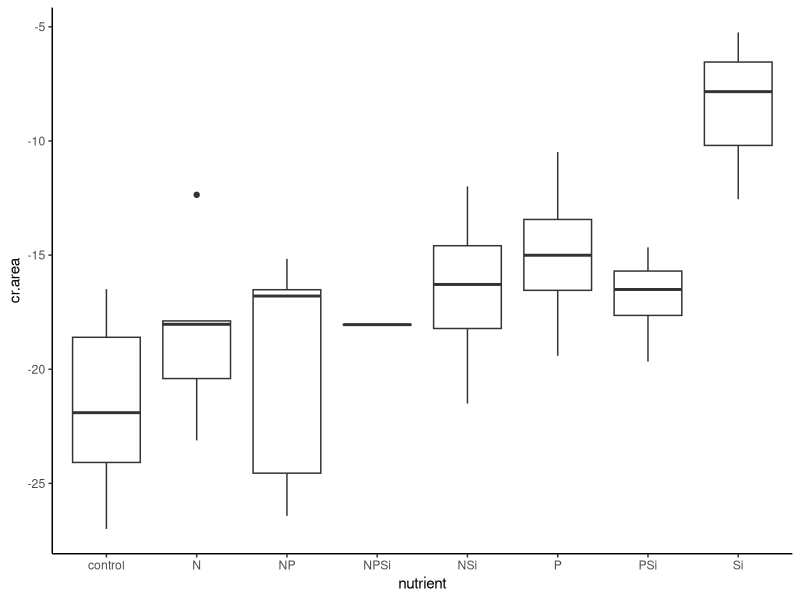
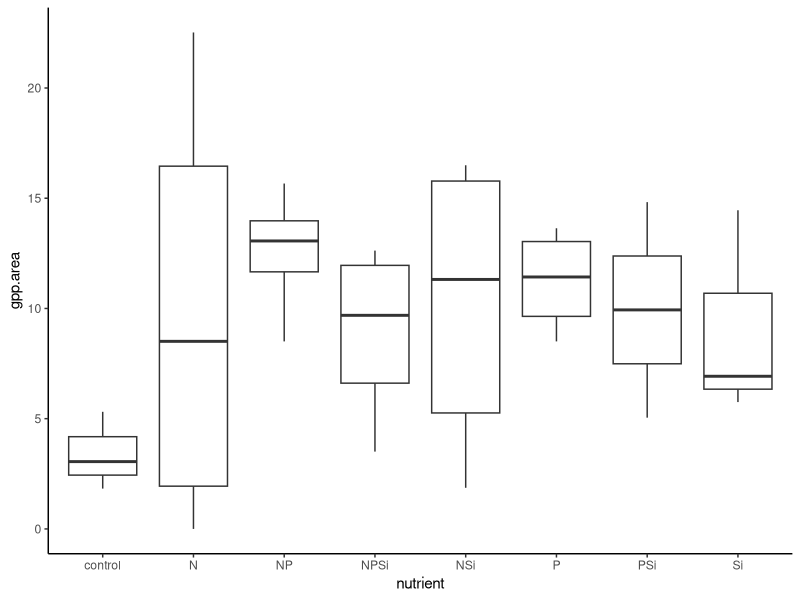
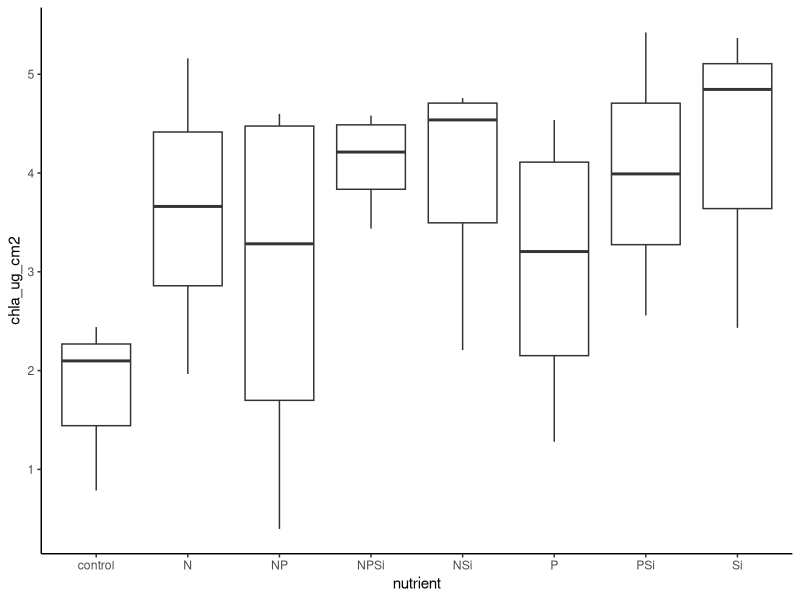
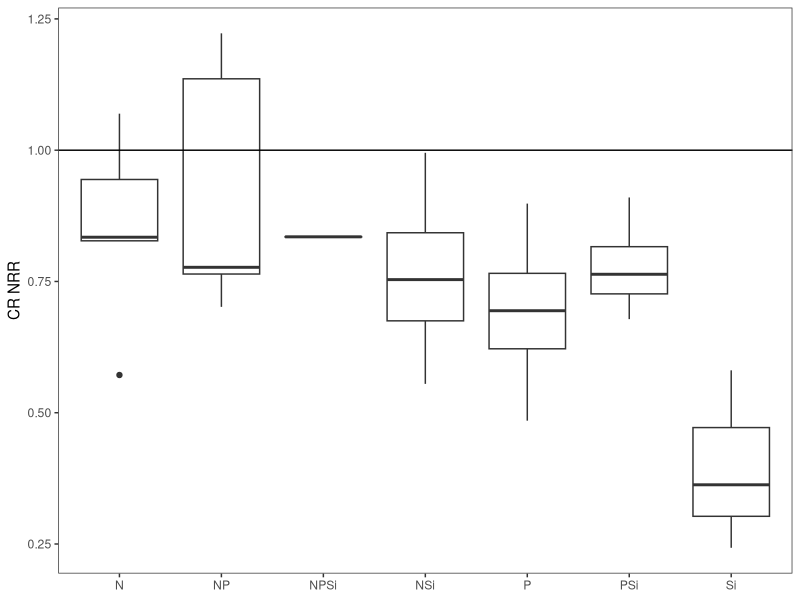
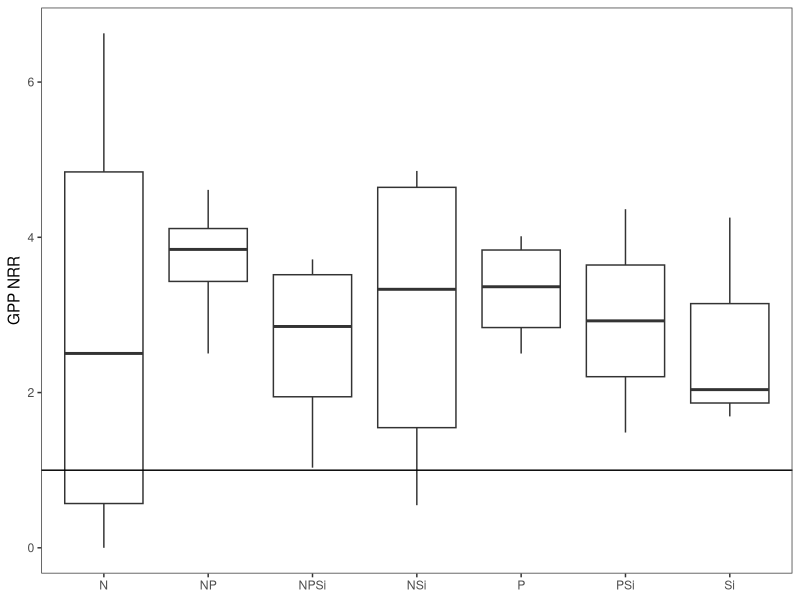
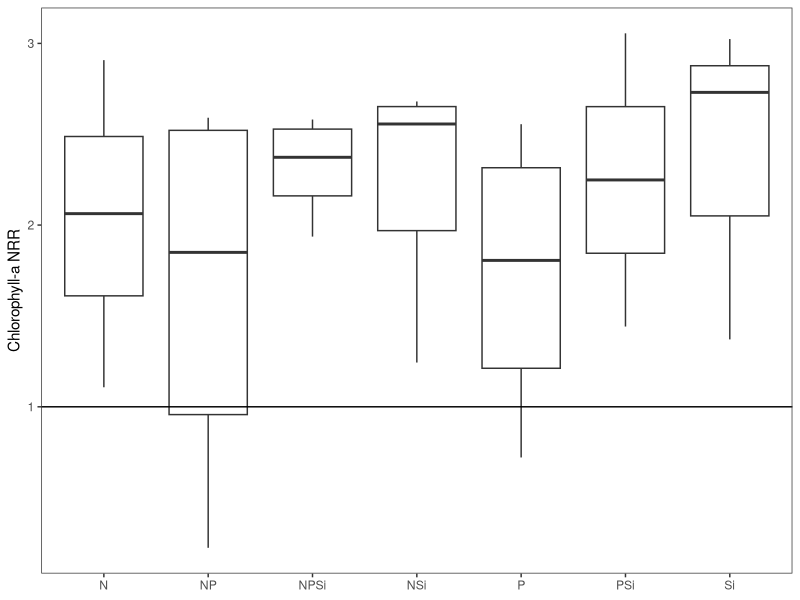
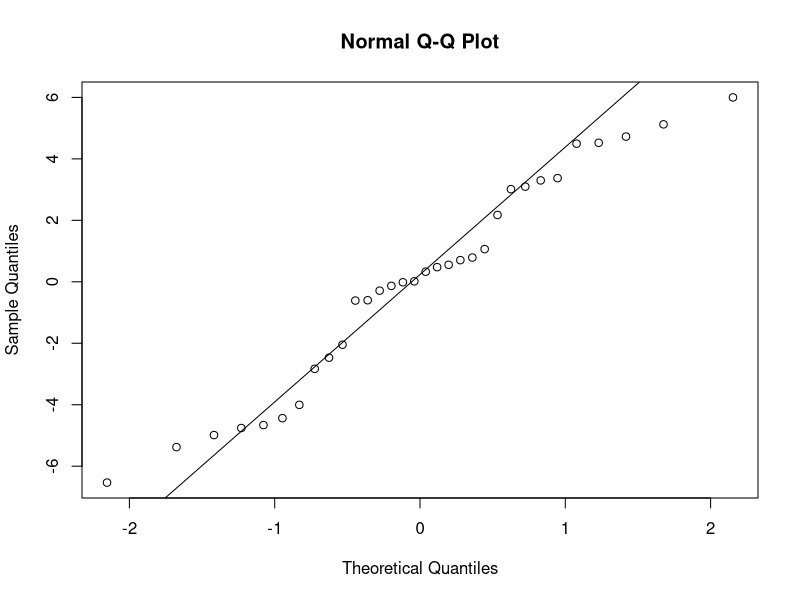
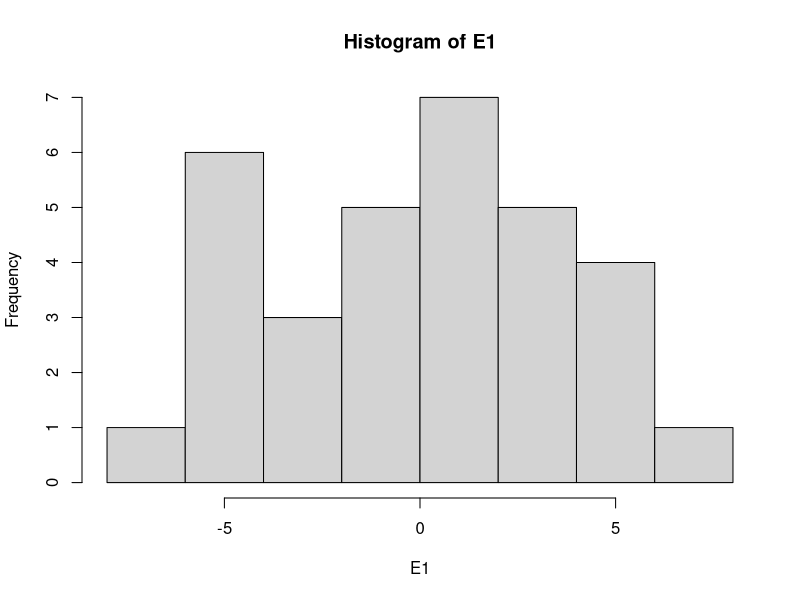

Reproduce these figures in R, in order. (Note: this script raises an error after producing the figures.)
#Author:  Clay Arango
#Creation date: 10-Feb-19
#Script to analyze NDS data from Summer 2018 WSB work with S. Roley and A. Alexiades

#packages
install.packages("nlme")
install.packages("nortest")
install.packages("plyr")
install.packages("dplyr")
install.packages("multcomp")
install.packages("MASS")
install.packages("ggplot2")
library(nlme)
library(nortest)
library(plyr)
library(dplyr)
library(multcomp)
library(MASS)
library(ggplot2)

#Load data
cen_lan_summer <- read.table(file="cen_lan_summer.csv", header=T, sep=",")

#set variable
d = cen_lan_summer

#evaluate data to make sure factors are correct
names(d)

unique(d$nutrient) #control, N, NP, NPSi, NSi, P, PSi, Si
unique(d$N) #should be 0 and 1
unique(d$P) #should be 0 and 1
unique(d$Si) #should be 0 and 1
unique(d$top) #should be "sponge" and "glass"
#if need to change, use recode function below. 
d$top<-recode(d$top, "cellulose" ="sponge")
str(d)

#convert N and P vand Si alues (0 or 1 for absence or presence) to factors
d$N<-as.factor(d$N)
d$P<-as.factor(d$P)
d$Si<-as.factor(d$Si)
str(d)

#subset data into gpp and cr response
d.cr = subset(d, top=="sponge", data=d)
d.gpp = subset(d, top=="glass", data=d)

#check for outliers and check data entry before calculating CR-NRR
ggplot(d.cr, aes(x=nutrient, y=cr.area)) + geom_boxplot() + theme_classic()
#N group is very spread out

#calculate nrr for cr
x<-ddply(d.cr, "nutrient", summarise, ave_cr = mean(cr.area, na.rm=T)) 
x
d.cr$cr.nrr = d.cr$cr.area/-21.614009 #divide by control ave_cr

#check for outliers and check data entry before calculating GPP- and chla-NRR
ggplot(d.gpp, aes(x=nutrient, y=gpp.area)) + geom_boxplot() + theme_classic()
#no outliers
ggplot(d.gpp, aes(x=nutrient, y=chla_ug_cm2)) + geom_boxplot() + theme_classic()
#no outliers

#calculate nrr for gpp and chla
x<- ddply(d.gpp, "nutrient", summarise, ave_gpp = mean(gpp.area, na.rm=T), ave_chla = mean(chla_ug_cm2, na.rm=T)) 
x
d.gpp$gpp.nrr = d.gpp$gpp.area/3.398031 #divide by control ave_gpp
d.gpp$chla.nrr = d.gpp$chla_ug_cm2/1.775078 #divide by control ave_chla
#use to exclude outliers
#x1<- ddply(subset(d.gpp, !(nds.id=="F6")), "nutrient", summarise, ave_chla = mean(chla_ug_cm2, na.rm=T)) 
#x1
#d.gpp$chla.nrr_1<-d.gpp$chla_ug_cm2/2.700340

#combine into one file and export
d.cr$chla.nrr<-NA
#d.cr$chla.nrr_1<-NA#for excluded outliers
d.cr$gpp.nrr<-NA
d.gpp$cr.nrr<-NA
d.nrr<-rbind(d.cr, d.gpp)
d.nrr$site.date<-"cen_lan_summer"
write.table(d.nrr, "cen_lan_summer_nrr.csv",  sep=",", quote=F, row.names =F)

###############
#plots of NRR
##############
ggplot(data=subset(d.cr, !(nutrient=="control")), aes(x=nutrient, y=cr.nrr))+geom_boxplot()+theme_bw()+
  ylab("CR NRR")+geom_abline(slope = 0, intercept = 1)+
  theme(axis.title.x=element_blank(), panel.grid.minor=element_blank(), panel.grid.major=element_blank())
#no limitation

ggplot(data=subset(d.gpp, !(nutrient=="control")), aes(x=nutrient, y=gpp.nrr))+geom_boxplot()+theme_bw()+
  ylab("GPP NRR")+geom_abline(slope = 0, intercept = 1)+
  theme(axis.title.x=element_blank(), panel.grid.minor=element_blank(), panel.grid.major=element_blank())
#possible N+P colimitation and Si limitation

ggplot(data=subset(d.gpp, !(nutrient=="control")), aes(x=nutrient, y=chla.nrr))+geom_boxplot()+theme_bw()+
  ylab("Chlorophyll-a NRR")+geom_abline(slope = 0, intercept = 1)+ 
  theme(axis.title.x=element_blank(), panel.grid.minor=element_blank(), panel.grid.major=element_blank())
#N+si limitation

##########
#NRR Summary Files
#########

GPP_sum<-ddply(d.gpp, "nutrient", summarise, ave_nrr.gpp=mean(gpp.nrr, na.rm=T), sd_nrr.gpp=sd(gpp.nrr, na.rm=T), 
               se_nrr.gpp =(sd(gpp.nrr)/sqrt(sum(!is.na(gpp.nrr)))), 
               ci95_nrr.gpp = (1.96*(sd(gpp.nrr)/sqrt(sum(!is.na(gpp.nrr))))),
               ave_nrr.chla=mean(chla.nrr, na.rm=T), sd_nrr.chla=sd(chla.nrr, na.rm=T), 
               se_nrr.chla =(sd(chla.nrr)/sqrt(sum(!is.na(chla.nrr)))), 
               ci95_nrr.chla = (1.96*(sd(chla.nrr)/sqrt(sum(!is.na(chla.nrr))))))
CR_sum<-ddply(d.cr, "nutrient", summarise, ave_nrr.cr=mean(cr.nrr, na.rm=T), sd_nrr.cr=sd(cr.nrr, na.rm=T), 
              se_nrr.cr =(sd(cr.nrr)/sqrt(sum(!is.na(cr.nrr)))), 
              ci95_nrr.cr = (1.96*(sd(cr.nrr)/sqrt(sum(!is.na(cr.nrr))))))

#now combine into one and export
d.sum<-merge(GPP_sum, CR_sum, by="nutrient")
d.sum$site_date<-"cen_lan_summer"
write.table(d.sum, "cen_lan_summer_summ.csv",  sep=",", quote=F, row.names=F)

############################################################
#analyze RESPIRATION data
############################################################

M1<-gls(cr.area~N*P*Si, data=d.cr, na.action=na.omit)
E1<-residuals(M1)
qqnorm(E1)
qqline(E1)
ad.test(E1)
   #residuals are normally distributed
hist(E1)  
plot(M1)
   #this doesn't look good

plot(filter(d.cr, !is.na(cr.area)) %>% dplyr::select(nutrient), 
     E1, xlab="nutrient", ylab="Residuals")
bartlett.test(cr.area~nutrient, data=d.cr)
   #variance test not OK, we'll probably need to mess with this one

anova(M1)
  
x <- group_by(d.cr, nutrient) %>%  # Grouping function causes subsequent functions to aggregate by season and reach
  summarize(cr.mean = abs(mean(cr.area, na.rm = TRUE)), # na.rm = TRUE to remove missing values
            cr.sd=abs(sd(cr.area, na.rm = TRUE)),  # na.rm = TRUE to remove missing values
            n = sum(!is.na(cr.area)), # of observations, excluding NAs. 
            cr.se=cr.sd/sqrt(n))

ggplot(data=x, aes(x=nutrient, y=cr.mean)) + 
  geom_bar(stat="identity", position=position_dodge(), color = "black") + 
  geom_errorbar(aes(ymin=cr.mean, ymax=cr.mean+cr.se), width=0.2, 
                position=position_dodge(0.9)) + 
  xlab("Nutrient") +
  ylab(expression(Respiration~(ug~O[2]~m^{-2}~h^{-1}))) +
  ylim(0,20) +
  labs(fill="Light") +
  theme_bw() +
  theme(panel.grid.major=element_blank(),
        panel.grid.minor=element_blank(),
        legend.title=element_text(size=6),
        legend.key=element_blank(), 
        legend.position=c(0.5,0.95), 
        legend.text=element_text(size=8), 
        legend.background=element_blank(), 
        legend.direction="horizontal", 
        legend.key.size=unit(0.3, "cm"), 
        axis.title.y=element_text(size=8), 
        axis.title.x=element_text(size=8), 
        axis.text.x=element_text(size=8))

#ggsave('output/figures/Ring_summer.tiff',
#       units="in",
#       width=3.25,
#       height=3.25,
#       dpi=1200,
#       compression="lzw")

#summarize nrr
x <- group_by(d.cr, nutrient) %>%  # Grouping function causes subsequent functions to aggregate by season and reach
  summarize(cr.mean = abs(mean(cr.nrr, na.rm = TRUE)), # na.rm = TRUE to remove missing values
            cr.sd=abs(sd(cr.nrr, na.rm = TRUE)),  # na.rm = TRUE to remove missing values
            n = sum(!is.na(cr.nrr)), # of observations, excluding NAs. 
            cr.se=cr.sd/sqrt(n))

############################################################
#analyze the PRODUCTION data
############################################################

M1<-gls(gpp.area~N*P*Si, data=d.gpp, na.action=na.omit) 
E1<-residuals(M1)
qqnorm(E1)
qqline(E1)
ad.test(E1)
   
hist(E1, xlab="residuals", main="")
plot(M1)

plot(filter(d.gpp, !is.na(gpp.area)) %>% dplyr::select(nutrient), 
     E1, xlab="nutrient", ylab="Residuals")
bartlett.test(gpp.area~nutrient, data=d.gpp)
   
anova(M1)
  
x <- group_by(d.gpp, nutrient) %>%  # Grouping function causes subsequent functions to aggregate by season and reach
  summarize(gpp.mean = abs(mean(gpp.area, na.rm = TRUE)), # na.rm = TRUE to remove missing values
            gpp.sd=abs(sd(gpp.area, na.rm = TRUE)),  # na.rm = TRUE to remove missing values
            n = sum(!is.na(gpp.area)), # of observations, excluding NAs. 
            gpp.se=gpp.sd/sqrt(n))

ggplot(data=x, aes(x=nutrient, y=gpp.mean)) + 
  geom_bar(stat="identity", position=position_dodge(), color = "black") + 
  geom_errorbar(aes(ymin=gpp.mean, ymax=gpp.mean+gpp.se), width=0.2, 
                position=position_dodge(0.9)) + 
  xlab("Nutrient") +
  ylab(expression(Production~(ug~O[2]~m^{-2}~h^{-1}))) +
  labs(fill="Light") +
  theme_bw() +
  theme(panel.grid.major=element_blank(),
        panel.grid.minor=element_blank(), 
        legend.title=element_text(size=6), 
        legend.key=element_blank(),  
        legend.position=c(0.5,0.95),  
        legend.text=element_text(size=8),  
        legend.background=element_blank(),  
        legend.direction="horizontal",  
        legend.key.size=unit(0.3, "cm"),  
        axis.title.y=element_text(size=8),  
        axis.title.x=element_text(size=8),  
        axis.text.x=element_text(size=8))

#ggsave('output/figures/gppByNutrient.tiff',
#       units="in",
#       width=3.25,
#       height=3.25,
#       dpi=1200,
#       compression="lzw")


#summarize nrr
x <- group_by(d.gpp, nutrient) %>%  # Grouping function causes subsequent functions to aggregate by season and reach
  summarize(gpp.mean = abs(mean(gpp.nrr, na.rm = TRUE)), # na.rm = TRUE to remove missing values
            gpp.sd=abs(sd(gpp.nrr, na.rm = TRUE)),  # na.rm = TRUE to remove missing values
            n = sum(!is.na(gpp.nrr)), # of observations, excluding NAs. 
            gpp.se=gpp.sd/sqrt(n))

#BELOW HERE IS NOT EDITED





############################################################
#analyze the CHL-A biomass on disks

M1<-gls(chla~N*P*light, data=roza_sum.chla, na.action=na.omit)
E1<-residuals(M1)
qqnorm(E1)
qqline(E1)
ad.test(E1)
  #residuals look bad (p=0.001)
hist(E1)
plot(M1)

vf1 = varIdent(form = ~ 1|N*P)
vf2 = varIdent(form = ~ 1|light)
vf3 = varIdent(form = ~ 1|N*P*light)
vf4 = varPower(form = ~ fitted(.)) 
vf5 = varExp(form = ~ fitted(.))
vf6 = varConstPower(form = ~ fitted(.))
vf7 = varExp(form = ~ fitted(.)|nutrient)

M2<-gls(chla~N*P*light, data=roza_sum.chla, na.action=na.omit, weights=vf1)
M3<-gls(chla~N*P*light, data=roza_sum.chla, na.action=na.omit, weights=vf2)
M4<-gls(chla~N*P*light, data=roza_sum.chla, na.action=na.omit, weights=vf3)
M5<-gls(chla~N*P*light, data=roza_sum.chla, na.action=na.omit, weights=vf4)
M6<-gls(chla~N*P*light, data=roza_sum.chla, na.action=na.omit, weights=vf5)
M7<-gls(chla~N*P*light, data=roza_sum.chla, na.action=na.omit, weights=vf6)
M8<-gls(chla~N*P*light, data=roza_sum.chla, na.action=na.omit, weights=vf7)

anova(M1,M2,M3,M4,M5,M6,M7,M8)

#M3 is best on AIC

E3<-residuals(M3)
qqnorm(E3)
qqline(E3)
ad.test(E3)
#residuals are not normal (p=0.001)
hist(E3, xlab="residuals", main="")
plot(M3)
  #hist and plot look good

plot(filter(roza_sum.chla, !is.na(chla)) %>% dplyr::select(light), 
     E3, xlab="light", ylab="Residuals")
bartlett.test(chla~light, data=roza_sum.chla)

plot(filter(roza_sum.chla, !is.na(chla)) %>% dplyr::select(nutrient), 
     E3, xlab="nutrient", ylab="Residuals")
bartlett.test(chla~nutrient, data=roza_sum.chla)

anova(M3)

#light is significant and N and P separately interact with light

x<-roza_sum.chla[complete.cases(roza_sum.chla$chla),]

with(x, 
     interaction.plot(nutrient,light,chla, 
                      ylim=c(0,1.5),lty=c(1,12),lwd=2,ylab="Chlorophyll a", 
                      xlab="Nutrient", trace.label="Light"))

x <- group_by(roza_sum.chla, nutrient, light) %>%  # Grouping function causes subsequent functions to aggregate by season and reach
  summarize(chla.mean = mean(chla, na.rm = TRUE), # na.rm = TRUE to remove missing values
            chla.sd=sd(chla, na.rm = TRUE),  # na.rm = TRUE to remove missing values
            n = sum(!is.na(chla)), # of observations, excluding NAs. 
            chla.se=chla.sd/sqrt(n))

ggplot(data=x, 
       aes(x=nutrient, y=chla.mean, fill=light)) + 
  geom_bar(stat="identity", position=position_dodge(), color = "black") + 
  geom_errorbar(aes(ymin=chla.mean, ymax=chla.mean+chla.se), width=0.2, 
                position=position_dodge(0.9)) + 
  scale_fill_manual(values=c("white","black")) +
  xlab("Nutrient") +
  ylab(expression(Chlorophyll~a~(ug~cm^{-2}))) +
  ylim(0,1.7) +
  labs(fill="Light") +
  theme_bw() +
  theme(panel.grid.major=element_blank(), 
        panel.grid.minor=element_blank(), 
        legend.title=element_text(size=6), 
        legend.key=element_blank(), 
        legend.position=c(0.5,0.95), 
        legend.text=element_text(size=8), 
        legend.background=element_blank(), 
        legend.direction="horizontal", 
        legend.key.size=unit(0.3, "cm"), 
        axis.title.y=element_text(size=8), 
        axis.title.x=element_text(size=8), 
        axis.text.x=element_text(size=8))

ggsave('output/figures/chlaByNutrientLight.tiff',
       units="in",
       width=3.25,
       height=3.25,
       dpi=1200,
       compression="lzw")



############################################################
############################################################
#calculate nrr mean and standard error
x1 <- group_by(roza_sum, nutrient, light) %>%  # Grouping function causes subsequent functions to aggregate by season and reach
  summarize(chla.nrr.mean = mean(chla.nrr, na.rm = TRUE), # na.rm = TRUE to remove missing values
            chla.nrr.sd=sd(chla.nrr, na.rm = TRUE),  # na.rm = TRUE to remove missing values
            chla.n = sum(!is.na(chla.nrr)), # of observations, excluding NAs. 
            chla.nrr.se=chla.nrr.sd/sqrt(chla.n))


x2 <- group_by(roza_sum, nutrient, light) %>%  # Grouping function causes subsequent functions to aggregate by season and reach
  summarize(gpp.nrr.mean = mean(gpp.nrr, na.rm = TRUE), # na.rm = TRUE to remove missing values
            gpp.nrr.sd=sd(gpp.nrr, na.rm = TRUE),  # na.rm = TRUE to remove missing values
            gpp.n = sum(!is.na(gpp.nrr)), # of observations, excluding NAs. 
            gpp.nrr.se=gpp.nrr.sd/sqrt(gpp.n))

x3 <- group_by(roza_sum, nutrient, light) %>%  # Grouping function causes subsequent functions to aggregate by season and reach
  summarize(cr.nrr.mean = mean(cr.nrr, na.rm = TRUE), # na.rm = TRUE to remove missing values
            cr.nrr.sd=sd(cr.nrr, na.rm = TRUE),  # na.rm = TRUE to remove missing values
            cr.n = sum(!is.na(cr.nrr)), # of observations, excluding NAs. 
            cr.nrr.se=cr.nrr.sd/sqrt(cr.n))

roza_sum.nrr<-cbind(x1,x2,x3)
roza_sum.nrr <- roza_sum.nrr[, !duplicated(colnames(roza_sum.nrr))]
write.csv(roza_sum.nrr, "roza_sum.nrr.csv")
